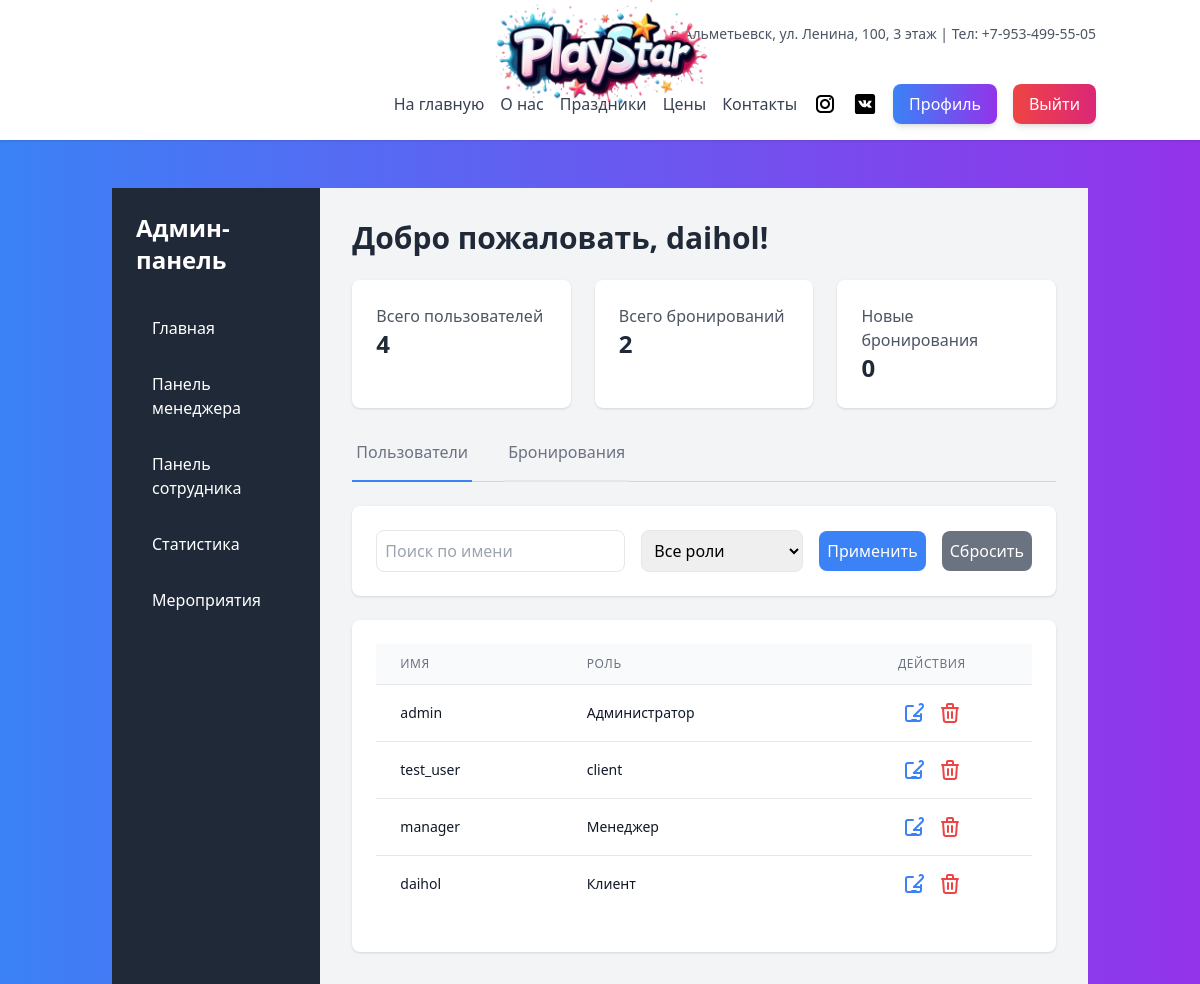
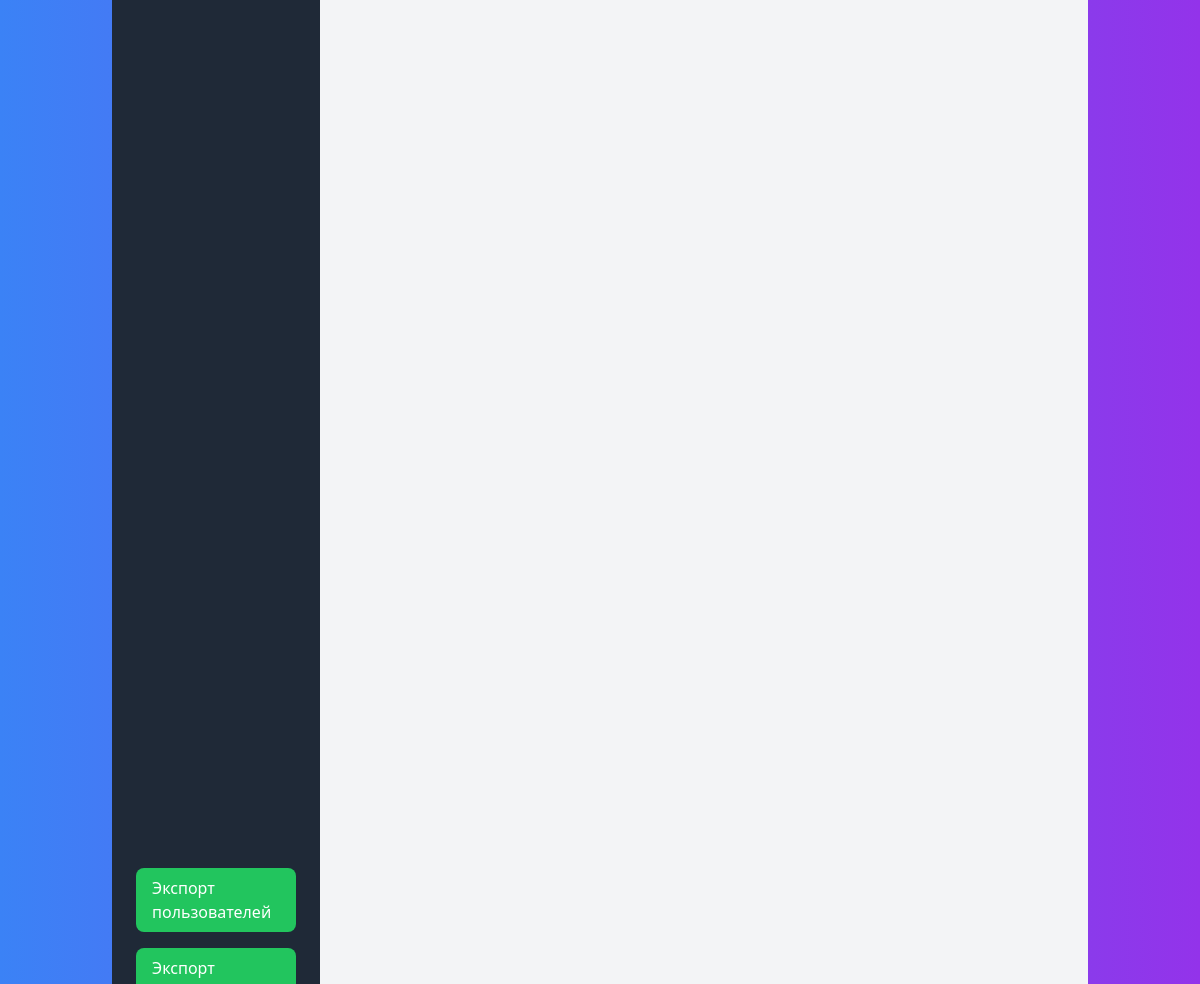
The page /staff/admin-dashboard/ (signed in) on the database its author committed (2 pictures, top to bottom).
### main/models.py (models this page shows, shortened)
class CustomUser(AbstractUser):
    ROLE_CHOICES = [
        ('CLIENT', 'Клиент'),
        ('STAFF', 'Сотрудник'),
        ('MANAGER', 'Менеджер'),
        ('ADMIN', 'Администратор'),
    ]
    phone_number = models.CharField(max_length=15, unique=True, verbose_name="Номер телефона")
    role = models.CharField(
        max_length=10,
        choices=ROLE_CHOICES,
        default='CLIENT',  # По умолчанию роль "Клиент"
        verbose_name='Роль'
    )

### staff/views.py (the view)
# urls.py: path('admin-dashboard/', views.admin_dashboard, name='admin_dashboard'),
@login_required
@user_passes_test(role_required('Admin', 'Manager'))
def admin_dashboard(request):
    all_users = CustomUser.objects.all()
    users = CustomUser.objects.all()
    search_query = request.GET.get('search', '').strip()
    role_filter = request.GET.get('role', '').strip().upper()
    if search_query:
        users = users.filter(username__icontains=search_query)
    if role_filter:
        users = users.filter(role=role_filter)
    total_users = all_users.count()
    bookings = Booking.objects.all()
    booking_search = request.GET.get('booking_search')
    if booking_search:
        bookings = bookings.filter(event_name__icontains=booking_search)
    booking_status = request.GET.get('booking_status')
    if booking_status:
        bookings = bookings.filter(status=booking_status)
    total_bookings = bookings.count()
    pending_bookings = bookings.filter(status='pending').count()
    paginator = Paginator(users, 5)
    page_number = request.GET.get('page', 1)
    page_obj = paginator.get_page(page_number)
    return render(request, 'staff/admin_dashboard.html', {
        'users': page_obj,
        'bookings': bookings,
        'total_users': total_users,
        'total_bookings': total_bookings,
        'pending_bookings': pending_bookings
    })

### staff/templates/staff/admin_dashboard.html (shortened to what this page needs)
{% extends 'base.html' %}
{% block content %}
<div class="flex min-h-screen">
    <aside class="w-64 bg-gray-800 text-white p-6 flex flex-col justify-between">
        <div>
            <h2 class="text-2xl font-bold mb-8">Админ-панель</h2>
            <nav class="space-y-4">
                <a href="{% url 'admin_dashboard' %}" class="block py-2 px-4 rounded-lg hover:bg-gray-700 transition duration-300">Главная</a>
                <a href="{% url 'manager_dashboard' %}" class="block py-2 px-4 rounded-lg hover:bg-gray-700 transition duration-300">Панель менеджера</a>
                <a href="{% url 'employee_dashboard' %}" class="block py-2 px-4 rounded-lg hover:bg-gray-700 transition duration-300">Панель сотрудника</a>
                <a href="{% url 'statistics' %}" class="block py-2 px-4 hover:bg-gray-700 rounded-lg transition duration-300">Статистика</a>
                <a href="{% url 'events' %}" class="block py-2 px-4 rounded-lg hover:bg-gray-700 transition duration-300">Мероприятия</a>
            </nav>
        </div>
            <div class="space-y-4">
                <a href="{% url 'export_users_csv' %}" class="block py-2 px-4 bg-green-500 rounded-lg text-white hover:bg-green-600 transition duration-300">Экспорт пользователей</a>
                <a href="{% url 'export_bookings_csv' %}" class="block py-2 px-4 bg-green-500 rounded-lg text-white hover:bg-green-600 transition duration-300">Экспорт бронирований</a>
            </div>
    </aside>
    <main class="flex-1 p-8 bg-gray-100">
        <header class="mb-8">
            <h1 class="text-3xl font-bold text-gray-800">Добро пожаловать, {{ user.username }}!</h1>
            <div class="grid grid-cols-1 md:grid-cols-3 gap-6 mt-6">
                <div class="bg-white p-6 rounded-lg shadow">
                    <p class="text-gray-600">Всего пользователей</p>
                    <p class="text-2xl font-bold text-gray-800">{{ total_users }}</p>
                </div>
                <div class="bg-white p-6 rounded-lg shadow">
                    <p class="text-gray-600">Всего бронирований</p>
                    <p class="text-2xl font-bold text-gray-800">{{ total_bookings }}</p>
                </div>
                <div class="bg-white p-6 rounded-lg shadow">
                    <p class="text-gray-600">Новые бронирования</p>
                    <p class="text-2xl font-bold text-gray-800">{{ pending_bookings }}</p>
                </div>
            </div>
        </header>
        <div class="mb-6 border-b border-gray-300">
            <nav class="-mb-px flex space-x-8">
                <a href="#" id="tab-users" onclick="showTab('users'); return false;"
                   class="tab-link pb-4 px-1 border-b-2 font-medium text-gray-500 hover:text-gray-700">
                    Пользователи
                </a>
                <a href="#" id="tab-bookings" onclick="showTab('bookings'); return false;"
                   class="tab-link pb-4 px-1 border-b-2 font-medium text-gray-500 hover:text-gray-700">
                    Бронирования
                </a>
            </nav>
        </div>
        <div id="users-tab" class="tab-content">
            <div class="bg-white p-6 rounded-lg shadow mb-6">
                <form method="get" class="flex flex-col md:flex-row md:items-center md:space-x-4">
                    <input type="text" name="search" placeholder="Поиск по имени" value="{{ request.GET.search }}"
                           class="p-2 border rounded-lg flex-1 mb-4 md:mb-0">
                    <select name="role" class="p-2 border rounded-lg mb-4 md:mb-0">
                        <option value="">Все роли</option>
                    </select>
                    <button type="submit" class="bg-blue-500 text-white p-2 rounded-lg hover:bg-blue-600 transition duration-300">
                        Применить
                    </button>
                    <a href="{% url 'admin_dashboard' %}" class="bg-gray-500 text-white p-2 rounded-lg hover:bg-gray-600 transition duration-300">
                        Сбросить
                    </a>
                </form>
            </div>
            <div class="bg-white p-6 rounded-lg shadow overflow-x-auto">
                {% if users.object_list %}
                <table class="min-w-full divide-y divide-gray-200">
                    <thead class="bg-gray-50">
                        <tr>
                            <th class="px-6 py-3 text-left text-xs font-medium text-gray-500 uppercase tracking-wider">Имя</th>
                            <th class="px-6 py-3 text-left text-xs font-medium text-gray-500 uppercase tracking-wider">Роль</th>
                            <th class="px-6 py-3 text-center text-xs font-medium text-gray-500 uppercase tracking-wider">Действия</th>
                        </tr>
                    </thead>
                    <tbody class="bg-white divide-y divide-gray-200">
                        {% for user in users %}
                        <tr>
                            <td class="px-6 py-4 whitespace-nowrap text-sm text-gray-900">{{ user.username }}</td>
                            <td class="px-6 py-4 whitespace-nowrap text-sm text-gray-900">{{ user.get_role_display }}</td>
                            <td class="px-6 py-4 whitespace-nowrap text-center text-sm">
                                <a title="Редактировать пользователя" href="{% url 'edit_user' user.id %}" class="text-blue-500 hover:text-blue-700 mr-2">
                                    <svg xmlns="http://www.w3.org/2000/svg" class="h-6 w-6 inline" fill="none" viewBox="0 0 24 24" stroke="currentColor">
                                        <path stroke-linecap="round" stroke-linejoin="round" stroke-width="2" d="M11 5H6a2 2 0 00-2 2v11a2 2 0 002 2h11a2 2 0 002-2v-5m-1.414-9.414a2 2 0 112.828 2.828L11.828 15H19m-9 4h4" />
                                    </svg>
                                </a>
                                <form action="{% url 'delete_user' user.id %}" method="post" class="inline-block"
                                      onsubmit="return confirm('Вы уверены, что хотите удалить этого пользователя?');">
                                    <button title="Удалить пользователя" type="submit" class="text-red-500 hover:text-red-700">
                                    </button>
                                </form>
                            </td>
                        </tr>
                        {% endfor %}
                    </tbody>
                </table>
                {% else %}
                    <p class="text-gray-600">Пользователи не найдены.</p>
                {% endif %}
            </div>
        </div>
    </main>
</div>
{% endblock %}

### rows shown on the page
CustomUser: username "daihol", role "Клиент"
CustomUser: username "admin", role "Администратор"
CustomUser: username "test_user", role "client"
CustomUser: username "manager", role "Менеджер"

### other values the page prints
{{ total_users }} "4"
{{ total_bookings }} "2"
{{ pending_bookings }} "0"
